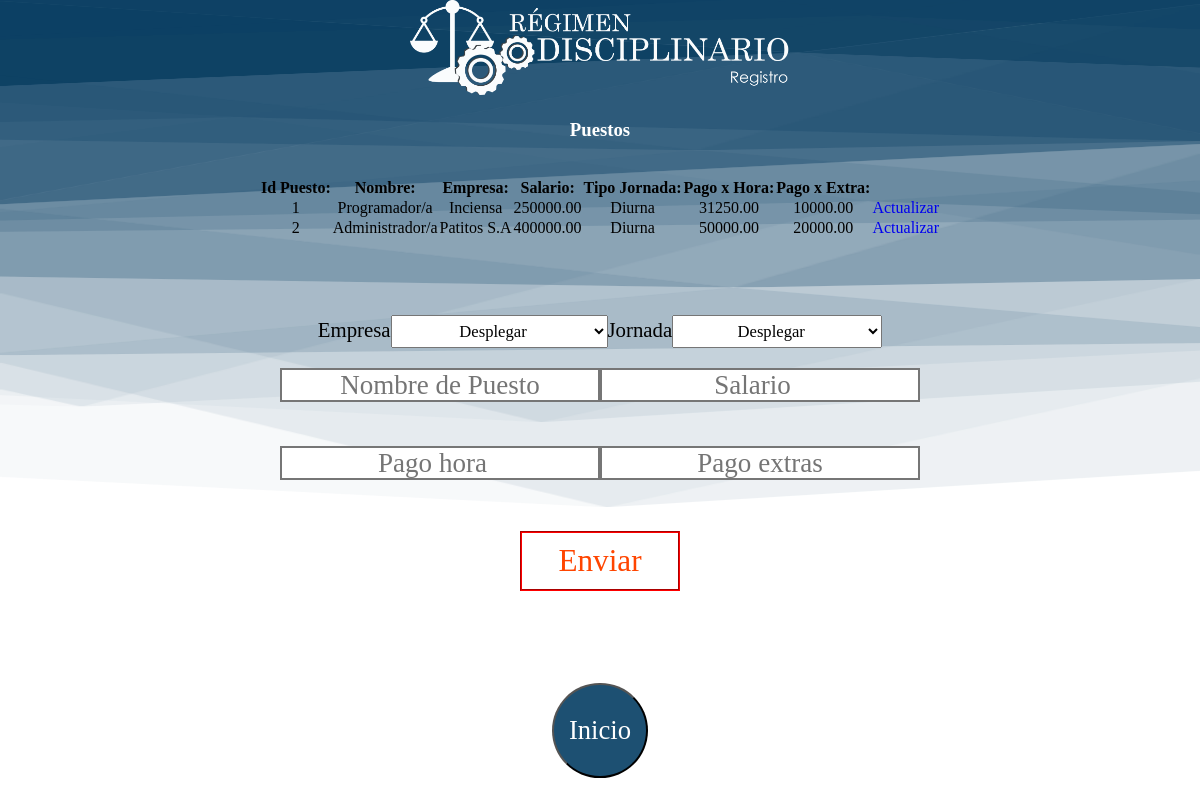
Page /formularios/puestos/forpuesto.php (signed in) on the committed database.
### tables this page shows
CREATE TABLE `puestos` (
  `Id_Puesto` int(11) NOT NULL AUTO_INCREMENT,
  `Cedula_Juridica` varchar(20) NOT NULL,
  `Nombre` varchar(200) NOT NULL,
  `Salario` double(10,2) NOT NULL,
  `Tipo_Jornada` varchar(150) NOT NULL,
  `Pago_Hora` double(10,2) NOT NULL,
  `Pago_Extra` double(10,2) NOT NULL,
  `Estado` tinyint(1) NOT NULL DEFAULT '1',
  PRIMARY KEY (`Id_Puesto`,`Cedula_Juridica`),
  KEY `FK_Puestos_Empresas` (`Cedula_Juridica`),
  CONSTRAINT `FK_Puestos_Empresas` FOREIGN KEY (`Cedula_Juridica`) REFERENCES `empresas` (`Cedula_Juridica`)
);

CREATE TABLE `empresas` (
  `Cedula_Juridica` varchar(20) NOT NULL,
  `Nombre` varchar(150) NOT NULL,
  `Correo` varchar(150) NOT NULL,
  `Direccion` varchar(250) NOT NULL,
  `Telefono1` int(11) NOT NULL,
  `Telefono2` int(11) DEFAULT NULL,
  `Foto` blob,
  `Estado` tinyint(1) NOT NULL DEFAULT '1',
  PRIMARY KEY (`Cedula_Juridica`)
);

### Conexion.php (called while the page is built, shortened)
<?php
    class Conexion{
        private $hostname = "localhost";
		private $username = "root";
		private $password = "";
		private $database = "proyecto";
		private $resultado = array();
		public function getHostname(){
			return $this->hostname;
		}
		public function getUsername(){
			return $this->username;
		}
		public function getPassword(){
			return $this->password;
		}
		public function getDatabase(){
			return $this->database;
		}
        function conectar(){
			try {
				$conexion= mysqli_connect($this->getHostname(), $this->getUsername(), $this->getPassword(),
					$this->getDatabase()) or die("<p>No se encuentra el servidor</p>");
				return $conexion;
			} catch (Exception $e) {
				echo "<p>".$e->getMessage."</p>";
			}
		}
        function Select_G_Empresas($busqueda){
            $cont = 0;
            $con = $this->conectar();
            $sql= "Call Select_G_Empresas('".$busqueda."');";
            $consulta = mysqli_query($this->conectar(), $sql);
			if($consulta){
                while ($row = mysqli_fetch_array($consulta)){
                    $this->resultado[$cont] = $row;
                    $cont++;
                }
                return $this->resultado;
            }else{
                echo "<p>".mysqli_error($con)."</p>";
            }
        }
        function Select_G_Puestos($busqueda){
            $cont= 0;
            $con = $this->conectar();
            $sql= "Call Select_G_Puestos('".$busqueda."');";
            $consulta = mysqli_query($this->conectar(), $sql);
			if($consulta){
                while ($row = mysqli_fetch_array($consulta)){
                    $this->resultado[$cont] = $row;
                    $cont++;
                }
                return $this->resultado;
            }else{
                echo "<p>".mysqli_error($con)."</p>";
            }
        }
    }
?>

### formularios/puestos/forpuesto.php (the view, shortened to what this page needs)
<?php
    if(isset($_GET["update"])){
        $update = $_GET["update"];
    }else{
        $update = null;
    }
    require_once("../../Conexion.php");
    $Con = new Conexion();
?>
<!DOCTYPE html>
  <html>
    <head>
        <link rel="stylesheet" href="../estilo.css">
    </head>
    <body>
        <img src="../../img/logoregistro.png" width="380px;">
        <H3 class="titulo">Puestos</H3>
        <br>
        <br>
        <?php
            $array = $Con->Select_G_Puestos("");
            if(!empty($array)){
                echo "<table class='tabladesign'><tr><th>Id Puesto:</th><th>Nombre:</th><th>Empresa:</th><th>Salario:</th><th>Tipo Jornada:</th><th>Pago x Hora:</th><th>Pago x Extra:</th></tr>";
                for($i=0;$i<sizeof($array);$i++){
                    echo "<tr><td>".$array[$i]["Id_Puesto"]."</td><td>".$array[$i]["Nombre"]."</td><td>".$array[$i]["Empresa"]."</td><td>".$array[$i]["Salario"]."</td><td>".$array[$i]["Tipo_Jornada"]."</td><td>".$array[$i]["Pago_Hora"]."</td><td>".$array[$i]["Pago_Extra"]."</td><td><a href='forpuesto.php?update=".$array[$i]["Id_Puesto"]."'>Actualizar</a></td></tr>";
                }
                echo"</table>";
            }else{
                echo "<p>No hay registros dentro de la base de datos, ingrese cada registro manualmente con el formulario de abajo</p>";
            }
        ?>
        <br>
        <br>
        <?php
        if($update=="" And $update!="update"){
            echo "<form method='post' action='forpuesto.php' class='formulario' enctype='multipart/form-data'>";
                echo "<div class='desplegar1'>";
                echo "<label>Empresa</label>";
                echo "<select name='empresa' class='browser-default'>";
                echo "<option value='' disabled selected>Desplegar</option>";
                echo "</select>";
                echo "<label>Jornada</label>";
                echo "<select name='jornada' class='browser-default'>";
                echo "<option value='Null' disabled selected>Desplegar</option>
                            <option value='Diurna'>Diurna</option>
                            <option value='Nocturna'>Nocturna</option>
                            <option value='Mixta'>Mixta</option>";
                echo "</select>";
                echo "<br>";
                echo "<input type='text' required name='nombre' placeholder='Nombre de Puesto' class='medium' maxlength='200' pattern='[A-Za-Z0-9_-]{1,200}'>";
                echo "<input type='number' required name='salario' placeholder='Salario' class='medium' max='999999999999' min='0' step='0.01'><br><br>";
                echo "<input type='number' required name='pagohor' placeholder='Pago hora' class='medium' max='999999999999' min='0' step='0.01'>";
                echo "<input type='text' required name='pagoex' placeholder='Pago extras' class='medium' max='999999999999' min='0' step='0.01'><br><br>";
                echo "<input type='submit' value='Enviar' class='enviar'>";
            echo "</form>";
        }
        ?>
        <br>
        <br>
        <br>
        <br>
        <button type="button" id="boton"><a href="../../bienvenido.php">Inicio</a></button>
    </body>
</html>

### formularios/estilo.css (style rules this page uses)
* { text-align: center; margin: auto; padding: 0; text-decoration: none; font-family: fuente1; }
body { background-image: url(../img/inicio2.png); background-repeat: no-repeat; background-size: 5000px 792px; font-family: "Century_Gothic"; font-style: normal; font-stretch: normal; text-align: center; display: block; margin: auto; }
h1, h2, h3 { color: #fff; }
.titulo { margin-top: 20px; }
.formulario { width: 90%; padding-top: 20px; padding-bottom: 20px; height: 580px; max-width: 800px; }
.medium { border-style: solid; background-color: #fff; width: 39.5%; height: 30px; margin-top: 20px; font-size: 1.3em; }
.enviar { width: 20%; margin-top: 27px; margin-bottom: 20px; height: 60px; background-color: #fff; color: orangered; border-style: groove; border-color: red; font-size: 1.5em; }
.desplegar1 { font-size: 1.3em; margin-top: 20px; }
.desplegar1 select { padding: 5px 60px; font-size: 0.8em; }
#boton { border-radius: 10em; padding: 30px 15px; background-color: #1D5072; margin-bottom: 30px; }
#boton a { color: #fff; font-size: 2em; }

### rows in the picture
puestos: Id_Puesto "1", Nombre "Programador/a", Cedula_Juridica.Nombre "Inciensa", Salario "250000.00", Tipo_Jornada "Diurna", Pago_Hora "31250.00", Pago_Extra "10000.00"
puestos: Id_Puesto "2", Nombre "Administrador/a", Cedula_Juridica.Nombre "Patitos S.A", Salario "400000.00", Tipo_Jornada "Diurna", Pago_Hora "50000.00", Pago_Extra "20000.00"
